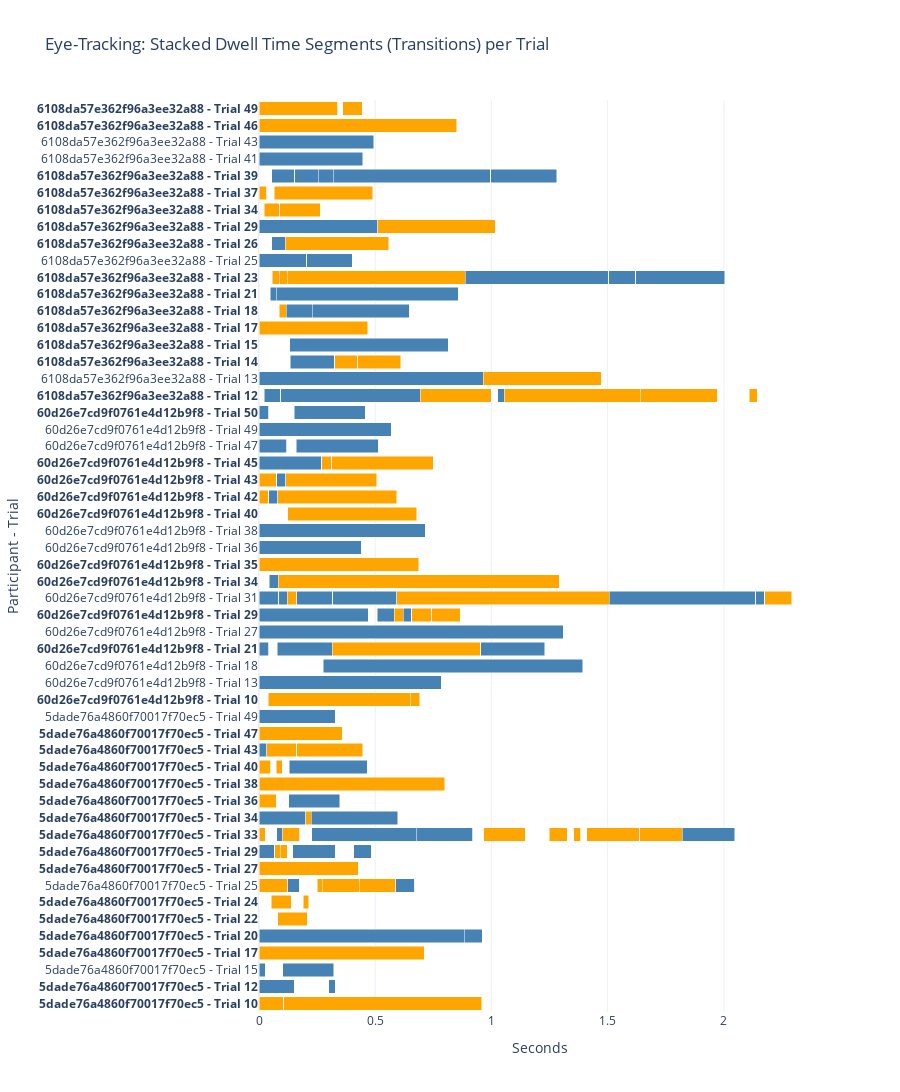

Notebook cell for this chart:
### Markdown cell above
## Plot ET

### Code cell
import plotly.graph_objects as go
transparent_color = 'hsva(0, 0%, 100%, 0)'
fig = go.Figure()

# Collect all y-tick labels and which should be bold
yticks = []
yticks_bold = set()

for participant in [p for p in et_df['participant_id'].unique() if p not in list_of_participants_to_remove]:
    df_part = et_df[et_df['participant_id'] == participant]
    sorted_trials = sorted(df_part['trial'].unique(), key=lambda x: float(x) if str(x).replace('.', '', 1).isdigit() else x)
    for trial in sorted_trials:
        label = f"{participant} - Trial {trial}"
        yticks.append(label)

        et_row = df_part[df_part['trial'] == trial]
        dominant = et_row['dominant'].iloc[0] if not et_row.empty else None
        lf_row = longform[(longform['participant_id'] == participant) & (longform['trial'] == trial)]
        choice = lf_row['choice'].iloc[0] if not lf_row.empty else None

        if dominant is not None and choice is not None and dominant == choice:
            yticks_bold.add(label)

        et_file = os.path.join(et_dir, f"{participant}.csv")
        df_et = pd.read_csv(et_file)
        df_et.columns = [c.lower() for c in df_et.columns]
        trial_col = 'trial' if 'trial' in df_et.columns else [c for c in df_et.columns if 'trial' in c][0]
        g = df_et[df_et[trial_col] == trial].copy()

        canvas_state = np.where(
            (g['_left_canvas'] == 1) & (g['_right_canvas'] == 0), 'L',
            np.where(
                (g['_right_canvas'] == 1) & (g['_left_canvas'] == 0), 'R',
                np.where(
                    (g['_left_canvas'] == 0) & (g['_right_canvas'] == 0), 'N', 'B'
                )
            )
        )
        transitions_idx = np.where(canvas_state[1:] != canvas_state[:-1])[0] + 1
        segment_starts = np.concatenate(([0], transitions_idx))
        segment_ends = np.concatenate((transitions_idx, [len(canvas_state)]))
        times = g['times'].values  # times are timestamps in ms
        for seg_start, seg_end in zip(segment_starts, segment_ends):
            seg = g.iloc[seg_start:seg_end]
            if len(seg) > 0:
                start_time = seg['times'].iloc[0]
                end_time = seg['times'].iloc[-1]
                seg_time = (end_time - start_time) / 1000  # duration in seconds
            else:
                seg_time = 0
            if ((seg['_left_canvas'] == 1) & (seg['_right_canvas'] == 0)).all():
                side = 'Left'
                color = 'steelblue'
            elif ((seg['_right_canvas'] == 1) & (seg['_left_canvas'] == 0)).all():
                side = 'Right'
                color = 'orange'
            elif ((seg['_left_canvas'] == 0) & (seg['_right_canvas'] == 0)).all():
                side = 'None'
                color = transparent_color
            else:
                side = 'Both'
                color = "red" #transparent
            fig.add_trace(go.Bar(
                x=[seg_time],
                y=[label],
                name=side,
                marker_color=color,
                orientation='h',
                showlegend=False
            ))

# Build tickvals and ticktext with bolding
tickvals = yticks
ticktext = [f"<b>{t}</b>" if t in yticks_bold else t for t in yticks]

fig.update_layout(
    template='plotly_white', #_dark
    barmode='stack',
    title='Eye-Tracking: Stacked Dwell Time Segments (Transitions) per Trial',
    xaxis_title='Seconds',
    yaxis_title='Participant - Trial',
    legend_title='Side',
    height=1200,
    yaxis=dict(
        tickvals=tickvals,
        ticktext=ticktext
    )
)
fig.show()
